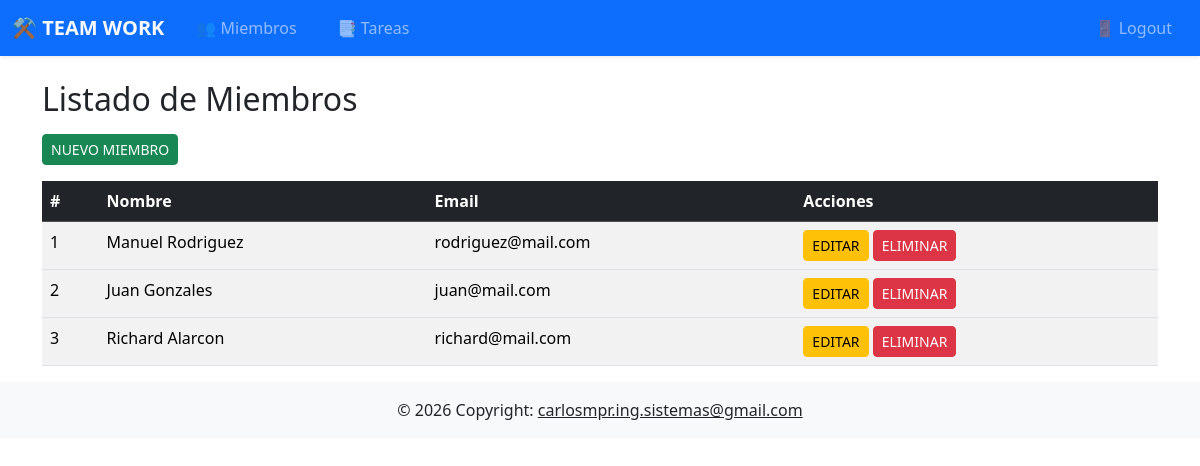
/miembros/ (signed in), run on the app's committed database.
### blueprintapp/miembros/models.py (models this page shows, shortened)
class Miembro(db.Model):
    __tablename__ = "miembros"
    id = db.Column(db.Integer,primary_key=True)
    nombre = db.Column(db.String,nullable=False)
    email = db.Column(db.String,nullable=False)

### blueprintapp/miembros/routes.py (the view)
@bp_miembro.route("/")
@login_required
def index():
    miembros = Miembro.query.all()
    return render_template('miembro/index.html',miembros=miembros)

### blueprintapp/app.py (called while the page is built)
def create_app():
    app = Flask(__name__, template_folder='templates')
    app.config.from_object("blueprintapp.config.Config")
    db.init_app(app)
    migrate.init_app(app,db)
    login_manager.init_app(app)
    @login_manager.user_loader
    def load_user(user_id):
        return User.query.get(int(user_id))
    from blueprintapp.miembros import bp_miembro
    from blueprintapp.core import bp_core
    from blueprintapp.tareas import bp_tarea
    from blueprintapp.auth import auth_bp
    app.register_blueprint(bp_miembro)
    app.register_blueprint(bp_core)
    app.register_blueprint(bp_tarea)
    app.register_blueprint(auth_bp)
    return app

### blueprintapp/miembros/templates/miembro/index.html (shortened to what this page needs)
{% extends "base.html" %}
{% block content %}
<h2 class="mb-3">Listado de Miembros</h2>
<a href="{{ url_for('bp_miembro.create') }}" class="btn btn-success btn-sm mb-3">NUEVO MIEMBRO</a>
<table class="table table-striped table-hover">
    <thead class="table-dark">
        <tr>
            <th>#</th>
            <th>Nombre</th>
            <th>Email</th>
            <th>Acciones</th>
        </tr>
    </thead>
    {% for item in miembros %}
    <tbody>
        <tr>
            <td>{{ loop.index }}</td>
            <td>{{ item.nombre }}</td>
            <td>{{ item.email }}</td>
            <td>
                <a href="{{ url_for('bp_miembro.edit_miembro', id_miembro=item.id) }}" class="btn btn-warning btn-sm">
                    EDITAR</a>
                <a href="{{ url_for('bp_miembro.delete_miembro', id_miembro=item.id) }}" class="btn btn-danger btn-sm" onclick="return confirm('Esta seguro? No se podra revertir esta accion')">
                    ELIMINAR</a>
            </td>
        </tr>
        {% else %}
        <tr>
            <td colspan="5"><p class="text-center">No hay registros</p></td>
        </tr>
        {% endfor %}
    </tbody>
</table>
{% endblock %}

### data on the page
Miembro: nombre "Manuel Rodriguez", email "rodriguez@mail.com"
Miembro: nombre "Juan Gonzales", email "juan@mail.com"
Miembro: nombre "Richard Alarcon", email "richard@mail.com"
